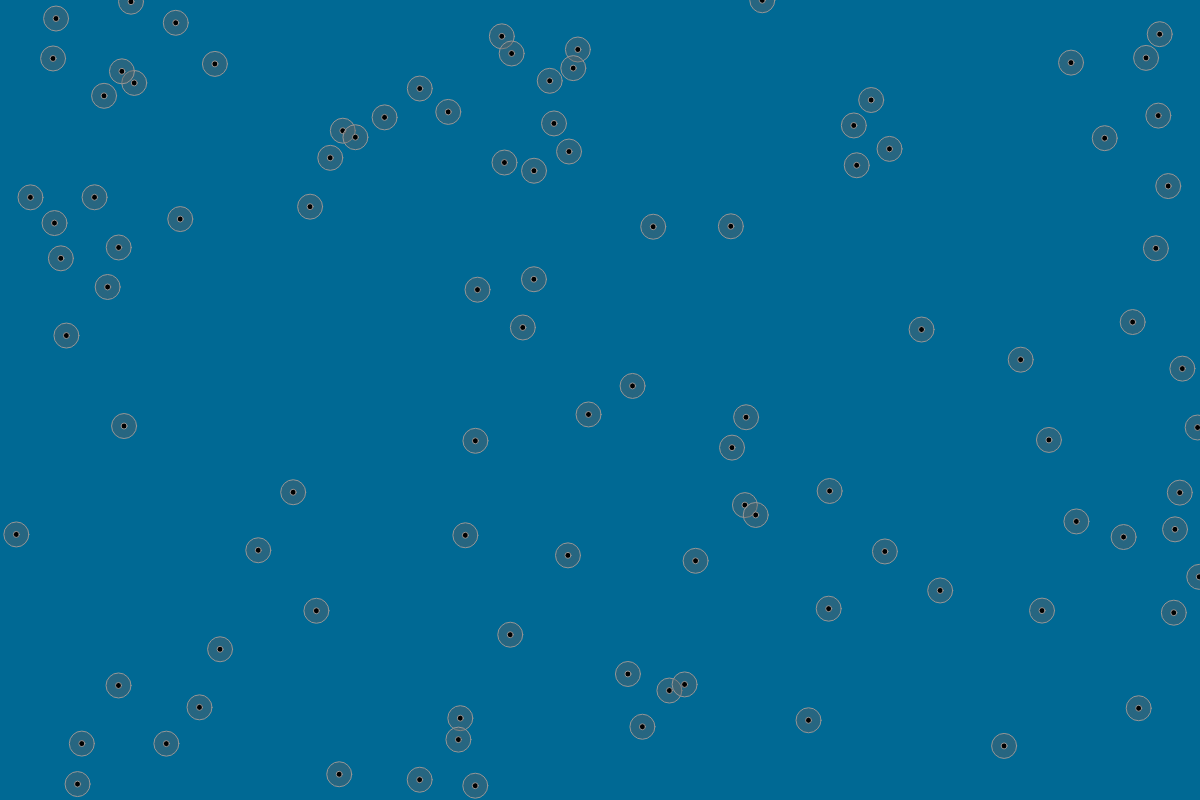
Frame 1 (no input)
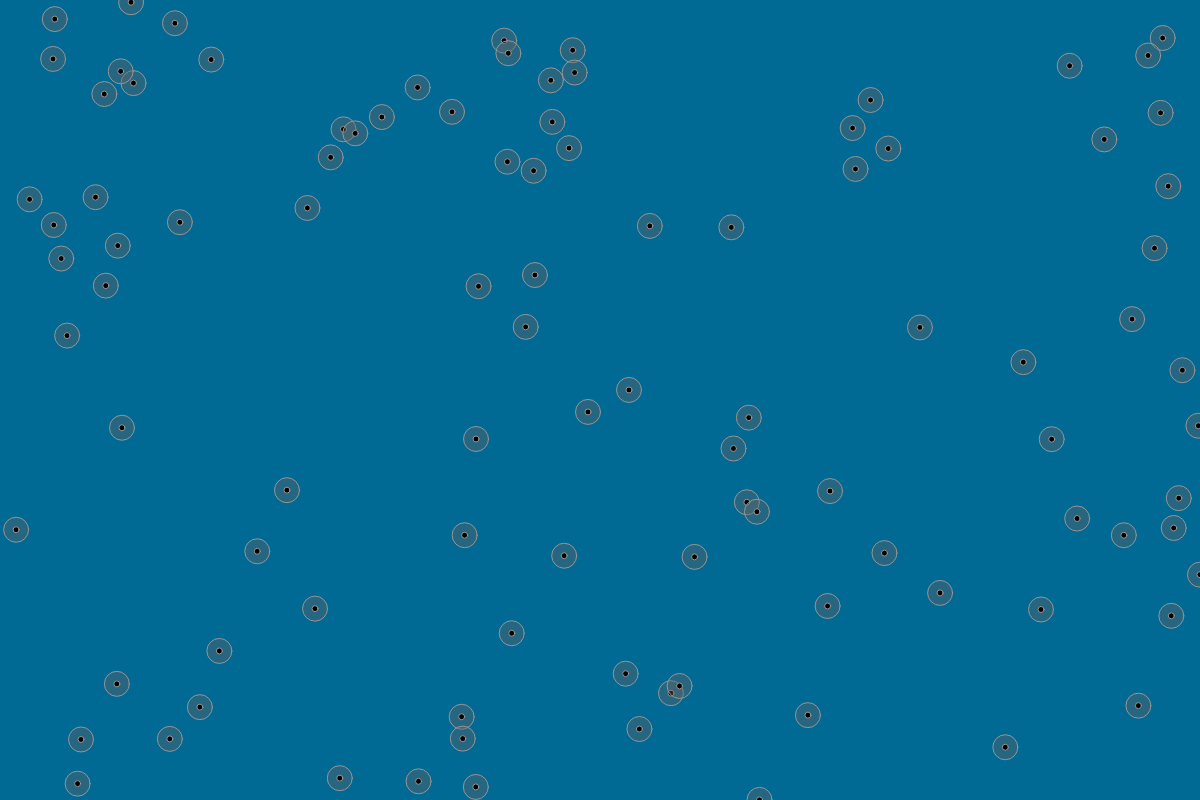
Frame 60 (no input)
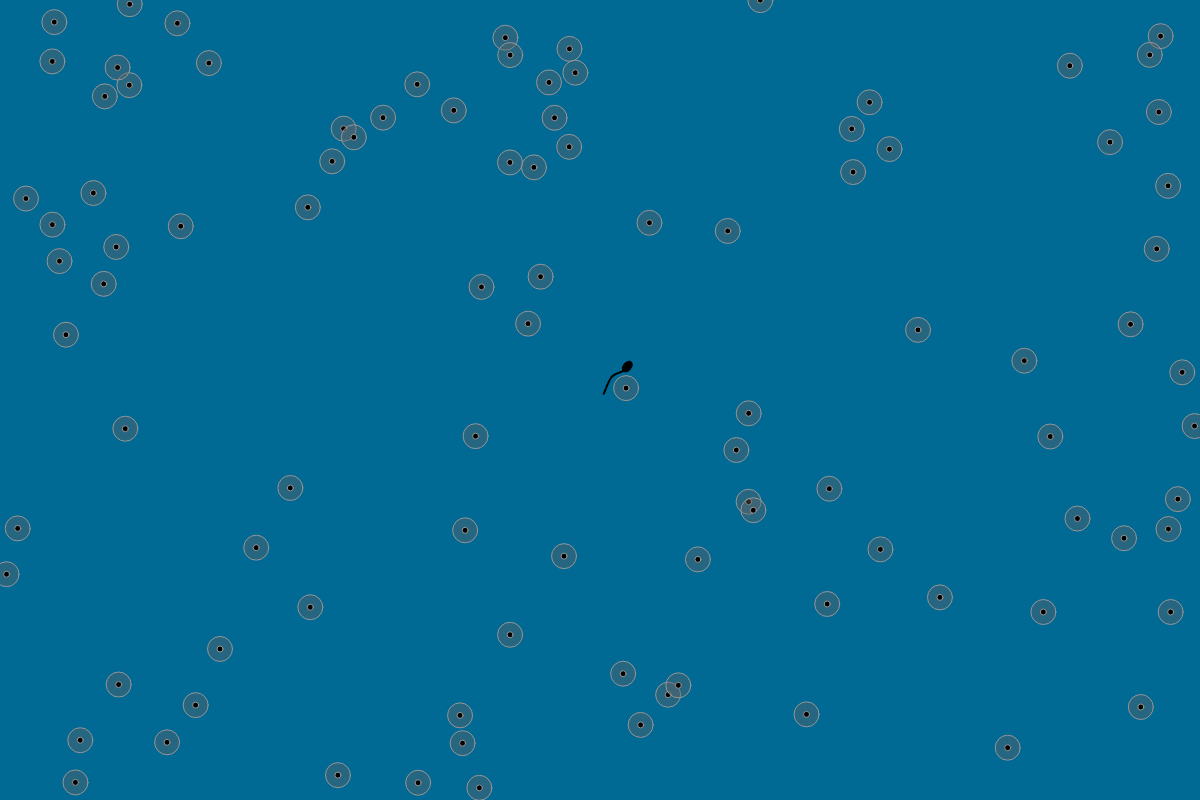
Frame 120 (the mouse pressed at the canvas centre since frame 60)

The p5.js sketch that drew these frames (run headless with seeded random() and noise() and a simulated clock; from frame 60 on, the mouse is pressed at the canvas centre):

// p5.js sketch
// ── sketch.js
var tadpoles;
var screenBorder;
var tadpolesCount = 100;

function setup() {
  createCanvas(1200, 800);
  screenBorder = 0;

  tadpoles = [];
  for (var i = 0; i < tadpolesCount; i++) {
    tadpoles.push(
      createTadpole(
        random(0, width + screenBorder),
        random(0, height + screenBorder)
      )
    );
  }
}

function randomTime(start, end) {
  return round(random(start * 30, end * 30));
}

function draw() {
  background(0, 105, 148);
  for (var i = 0; i < tadpoles.length; i++) {
    tadpoles[i].update();
    tadpoles[i].draw();
    tadpoles[i].changeAge();
  }
}

function mousePressed() {
  var v = createVector(mouseX, mouseY);
  console.log(tadpoles[0]);
  for (var i = 0; i < tadpoles.length; i++) {
    tadpoles[i].testClick(v);
  }
}

function createTadpole(x, y) {
  var tadpole = {
    pos: undefined,
    dir: undefined,
    tailFlick: 5,
    tailIncr: -1,
    age: 0,
    lastFrameCount: frameCount,
    happyGrowUp: [
      {
        frameCountDelta: randomTime(5, 6),
        drawThisAge: function (outer) {
          fill(100, 100);
          stroke(150);
          ellipse(0, 0, 25);
          fill(0);
          ellipse(0, 0, 6);
        },
      },
      {
        frameCountDelta: randomTime(5, 6),
        drawThisAge: function (outer) {
          rotate(outer.dir.heading());
          fill(0);
          stroke(0);
          ellipse(0, 0, 12, 8);
          strokeWeight(2);
          noFill();
          beginShape();
          curveVertex(-6, 0);
          curveVertex(-6, 0);
          curveVertex(-18, outer.tailFlick);
          curveVertex(-36, 0);
          curveVertex(-36, 0);
          endShape();
        },
      },
      {
        frameCountDelta: randomTime(6, 9),
        drawThisAge: function (outer) {
          rotate(outer.dir.heading());
          fill(0);
          stroke(0);
          ellipse(0, 0, 16, 12);
          strokeWeight(2);
          noFill();
          beginShape();
          vertex(3, 5);
          vertex(3, 10);
          vertex(7, 10);
          endShape();

          beginShape();
          vertex(3, -5);
          vertex(3, -10);
          vertex(7, -10);
          endShape();

          beginShape();
          curveVertex(-5, 0);
          curveVertex(-5, 0);
          curveVertex(-14, outer.tailFlick);
          curveVertex(-24, 0);
          curveVertex(-24, 0);
          endShape();
        },
      },
      {
        frameCountDelta: randomTime(6, 9),
        drawThisAge: function (outer) {
          rotate(outer.dir.heading());
          fill(0);
          stroke(0);
          ellipse(0, 0, 16, 12);
          strokeWeight(2);
          noFill();
          beginShape();
          vertex(3, 5);
          vertex(3, 10);
          vertex(7, 10);
          endShape();

          beginShape();
          vertex(3, -5);
          vertex(3, -10);
          vertex(7, -10);
          endShape();

          beginShape();
          vertex(-7, 1);
          vertex(-7, 12);
          vertex(-15, 2);
          vertex(-17, 4);
          endShape();

          beginShape();
          vertex(-7, -1);
          vertex(-7, -12);
          vertex(-15, -2);
          vertex(-17, -4);
          endShape();

          beginShape();
          curveVertex(-5, 0);
          curveVertex(-5, 0);
          curveVertex(-14, outer.tailFlick);
          curveVertex(-24, 0);
          curveVertex(-24, 0);
          endShape();
        },
      },
      {
        frameCountDelta: randomTime(6, 9),
        drawThisAge: function (outer) {
          rotate(outer.dir.heading());
          fill(0);
          stroke(0);
          ellipse(0, 0, 16, 12);
          strokeWeight(2);
          noFill();
          beginShape();
          vertex(3, 5);
          vertex(3, 10);
          vertex(7, 10);
          endShape();

          beginShape();
          vertex(3, -5);
          vertex(3, -10);
          vertex(7, -10);
          endShape();

          beginShape();
          vertex(-7, 1);
          vertex(-7, 12);
          vertex(-15, 2);
          vertex(-17, 4);
          endShape();

          beginShape();
          vertex(-7, -1);
          vertex(-7, -12);
          vertex(-15, -2);
          vertex(-17, -4);
          endShape();
        },
      },
    ],

    setup: function (x, y) {
      this.pos = createVector(x, y);
      this.dir = createVector(random(-1, 1), random(-1, 1));
      this.dir.normalize();
    },

    draw: function () {
      push();
      translate(this.pos.x, this.pos.y);
      this.happyGrowUp[this.age].drawThisAge(this);
      pop();
    },

    changeAge: function () {
      if (this.age == 0) {
        // I'm a baby, need to click me, start growing up
      } else {
        let nextAge = this.age + 1;
        let nextAgeShape = this.happyGrowUp[nextAge];
        // console.log(">>", nextAge, nextAgeShape);
        if (
          nextAgeShape &&
          this.lastFrameCount + nextAgeShape.frameCountDelta == frameCount
        ) {
          this.age += 1;
          console.log("grow to ", this.age, nextAgeShape);
          this.lastFrameCount = frameCount;
        }
      }
    },

    update: function () {
      if (this.age == 0) {
        this.pos.x += random(-0.5, 0.5);
        this.pos.y += random(-0.5, 0.5);
      } else {
        this.tailFlick += this.tailIncr;
        if (abs(this.tailFlick) > 5) {
          this.tailIncr *= -1;
        }
        this.pos.add(this.dir);
      }
      this.screenWrap();
    },

    screenWrap: function () {
      if (this.pos.x > width + screenBorder) {
        this.pos.x -= width + screenBorder;
      } else if (this.pos.x < -screenBorder) {
        this.pos.x += width + screenBorder;
      }

      if (this.pos.y > height + screenBorder) {
        this.pos.y -= height + screenBorder;
      } else if (this.pos.y < -screenBorder) {
        this.pos.y += height + screenBorder;
      }
    },

    testClick: function (mouse) {
      if (this.pos.dist(mouse) < 25 && this.age == 0) {
        this.age = 1;
        this.lastFrameCount = frameCount;
        console.log(this);
      }
    },
  };

  tadpole.setup(x, y);

  return tadpole;
}
